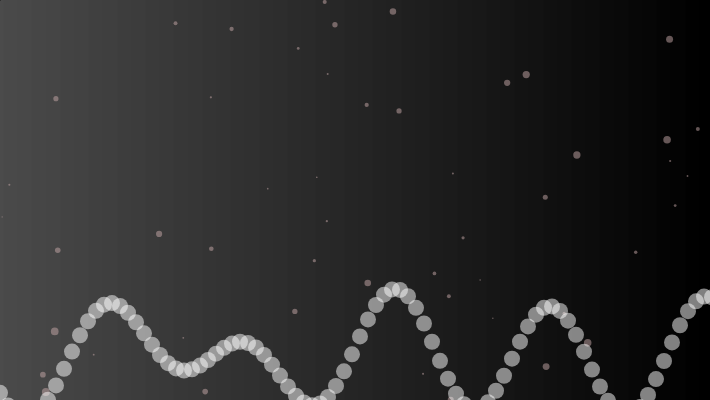
Frame 1 (no input)
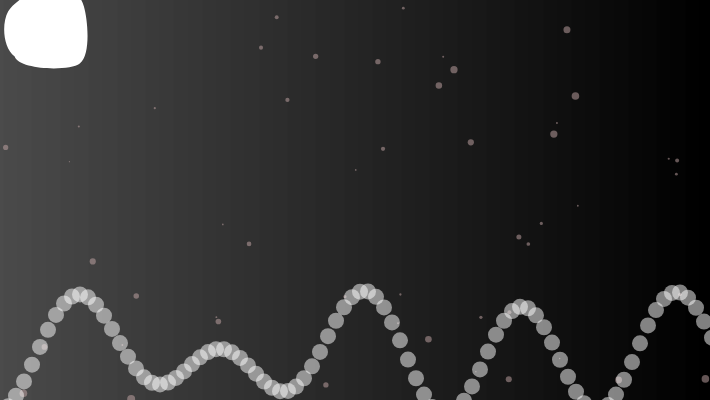
Frame 60 (no input)
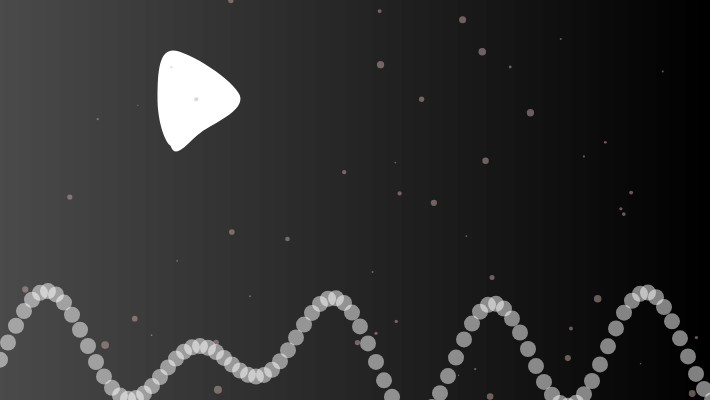
Frame 120 (the mouse pressed at the canvas centre since frame 60)

The p5.js sketch that drew these frames (run headless with seeded random() and noise() and a simulated clock; from frame 60 on, the mouse is pressed at the canvas centre):

// p5.js sketch
// ── sketch.js
// Constants and global variables
const xSpacing = 8;
const maxWaves = 4;
const numParticles = 50;
const numNodes = 5;
const tickleDistance = 20;

let waveWidth;
let theta = 0.0;
let amplitudes = new Array(maxWaves);
let dx = new Array(maxWaves);
let yValues;
let particles = [];

let centerX = 0.0,
  centerY = 0.0;
let radius = 45,
  rotationAngle = -90;
let accelerationX = 0.0,
  accelerationY = 0.0;
let deltaX = 0.0,
  deltaY = 0.0;
let springiness = 0.0009,
  dampingFactor = 0.98;
let nodeStartX = [],
  nodeStartY = [],
  nodeX = [],
  nodeY = [],
  angle = [],
  frequency = [];
let organicConstant = 1.0;

// Particle class definition
class Particle {
  constructor() {
    this.x = random(0, width);
    this.y = random(0, height);
    this.radius = random(1, 8);
    this.xSpeed = random(-2, 2);
    this.ySpeed = random(-1, 1.5);
  }

  createParticle() {
    noStroke();
    fill('rgba(200,169,169,0.5)');
    circle(this.x, this.y, this.radius);
  }

  moveParticle() {
    this.tickle();
    if (this.x < 0 || this.x > width) this.xSpeed *= -1;
    if (this.y < 0 || this.y > height) this.ySpeed *= -1;
    this.x += this.xSpeed;
    this.y += this.ySpeed;
  }

  tickle() {
    let distance = dist(this.x, this.y, mouseX, mouseY);
    if (distance < tickleDistance) {
      this.x += random(-1, 2);
      this.y += random(-2, 1);
    }
  }

  joinParticles(particles) {
    particles.forEach(element => {
      let distance = dist(this.x, this.y, element.x, element.y);
      if (distance < 85) {
        stroke('rgba(255,255,255,0.04)');
        line(this.x, this.y, element.x, element.y);
      }
    });
  }
}

function setup() {
  const canvas = createCanvas(710, 400);
  frameRate(30);
  colorMode(RGB, 255, 255, 255, 100);
  waveWidth = width + 16;
  centerX = width / 2;
  centerY = height / 2;

  // Black canvas
  let canvasContainer = select('body');
  canvasContainer.style('background-color', '#000');

  // Center the canvas in the middle of the screen
  const x = (windowWidth - width) / 2;
  const y = (windowHeight - height) / 2;
  canvas.position(x, y);

  for (let i = 0; i < numParticles; i++) {
    particles.push(new Particle());
  }

    for (let i = 0; i < maxWaves; i++) {
    amplitudes[i] = random(10, 30);
    const period = random(100, 300);
    dx[i] = (TWO_PI / period) * xSpacing;
  }

  for (let i = 0; i < numNodes; i++) {
    nodeStartX[i] = 0;
    nodeStartY[i] = 0;
    nodeX[i] = 0;
    nodeY[i] = 0;
    angle[i] = 0;
  }

  for (let i = 0; i < numNodes; i++) {
    frequency[i] = random(5, 12);
  }

  yValues = new Array(floor(waveWidth / xSpacing));
}

function draw() {
  background(0);
  drawGradient();
  drawShape();
  moveShape();
  renderParticles();
  calculateWave();
  renderWave();
}

function drawGradient() {
  const gradient = createGraphics(width, height);
  const startColor = color(100, 100, 100);
  const endColor = color(0, 0, 0);

  gradient.noFill();
  for (let x = 0; x < gradient.width; x++) {
    const inter = map(x, 0, gradient.width, 0, 1);
    const c = lerpColor(startColor, endColor, inter);
    gradient.stroke(c);
    gradient.line(x, 0, x, gradient.height);
  }

  image(gradient, 0, 0);
}

function drawShape() {
  calculateNodePositions();

  curveTightness(organicConstant);
  fill(255);
  beginShape();
  for (let i = 0; i < numNodes; i++) {
    curveVertex(nodeX[i], nodeY[i]);
  }
  for (let i = 0; i < numNodes - 1; i++) {
    curveVertex(nodeX[i], nodeY[i]);
  }
  endShape(CLOSE);
}

function calculateNodePositions() {
  for (let i = 0; i < numNodes; i++) {
    nodeStartX[i] = centerX + cos(radians(rotationAngle)) * radius;
    nodeStartY[i] = centerY + sin(radians(rotationAngle)) * radius;
    rotationAngle += 360.0 / numNodes;
  }
}

function moveShape() {
  deltaX = mouseX - centerX;
  deltaY = mouseY - centerY;

  deltaX *= springiness;
  deltaY *= springiness;
  accelerationX += deltaX;
  accelerationY += deltaY;

  centerX += accelerationX;
  centerY += accelerationY;

  accelerationX *= dampingFactor;
  accelerationY *= dampingFactor;

  organicConstant = 1 - ((abs(accelerationX) + abs(accelerationY)) * 0.1);

  for (let i = 0; i < numNodes; i++) {
    if (dist(mouseX, mouseY, nodeStartX[i], nodeStartY[i]) < tickleDistance) {
      nodeStartX[i] += random(-0.5, 0.1);
      nodeStartY[i] += random(-0.5, 0.1);
    }
        nodeX[i] = nodeStartX[i] + sin(radians(angle[i])) * (accelerationX * 2);
    nodeY[i] = nodeStartY[i] + sin(radians(angle[i])) * (accelerationY * 2);
    angle[i] += frequency[i];
  }
}

function renderParticles() {
  for (let i = 0; i < particles.length; i++) {
    const particle = particles[i];
    particle.createParticle();
    particle.moveParticle();
    // particle.joinParticles(particles.slice(i)); // Comment out this line to remove the connecting lines
  }
}

function calculateWave() {
  theta += 0.02;
  yValues.fill(0);

  for (let j = 0; j < maxWaves; j++) {
    let x = theta;
    for (let i = 0; i < yValues.length; i++) {
      yValues[i] += (j % 2 === 0 ? sin(x) : cos(x)) * amplitudes[j];
      x += dx[j];
    }
  }
}

function renderWave() {
  noStroke();
  fill(255, 50);
  ellipseMode(CENTER);
  for (let x = 0; x < yValues.length; x++) {
    ellipse(x * xSpacing, width / 2 + yValues[x], 16, 16);
  }
}

function windowResized() {
  const x = (windowWidth - width) / 2;
  const y = (windowHeight - height) / 2;
  canvas.position(x, y);
}
